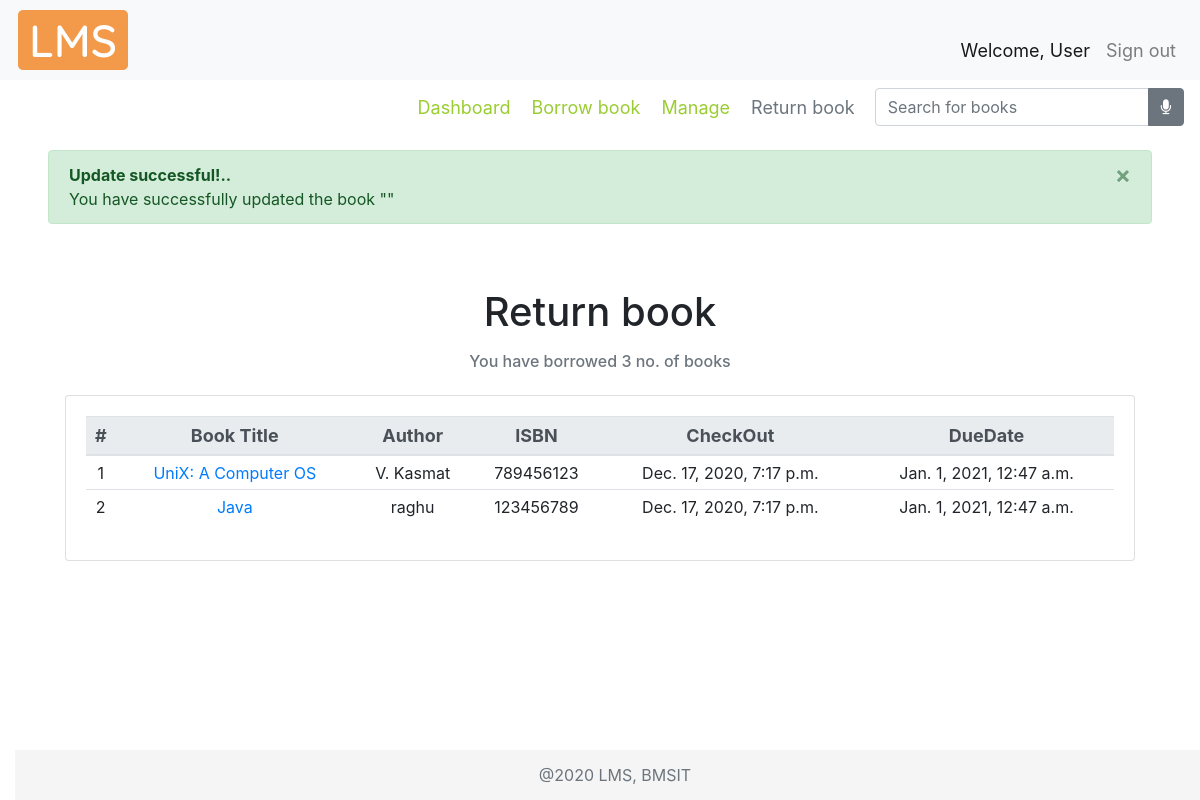
The page /returnbook/ on the database its author committed.
### libraryApp/models.py (models this page shows, shortened)
class BOOK(models.Model):
    bookTitle = models.CharField(max_length=50)
    genre = models.CharField(max_length=30, null=True)
    pubYear = models.CharField(max_length=4, null=True)
    isbn = models.CharField(max_length=13, null=True)
    librarianID = models.ForeignKey(
        LIBRARIAN, null=True, on_delete=models.SET_NULL)
    pubID = models.ForeignKey(PUBLISHER, null=True, on_delete=models.CASCADE)
    authorID = models.ManyToManyField(AUTHOR)
    def __str__(self):
        return self.bookTitle

class AUTHOR(models.Model):
    authorName = models.CharField(max_length=30)
    def __str__(self):
        return self.authorName

class BORROWEDBOOK(models.Model):
    checkOut = models.DateTimeField(auto_now_add=True, null=True)
    dueDate = models.DateTimeField(null=True, blank=True)
    checkIn = models.DateTimeField(auto_now_add=False, null=True, blank=True)
    userID = models.ForeignKey(USER, null=True, on_delete=models.SET_NULL)
    bookID = models.ForeignKey(BOOK, null=True, on_delete=models.SET_NULL)

### libraryApp/views.py (the view)
# urls.py: path('returnbook/', views.returnBook, name="returnbook"),
def returnBook(request):
    returnBook = 'libraryApp/return_book.html'
    borrowedBooksCount = BORROWEDBOOK.objects.count()
    books = BOOK.objects.all()
    myFilter = BookFilter(request.GET, queryset=BOOK.objects.all())
    books = myFilter.qs
    rbActive = True
    bbList = []
    start_time = time.time()
    for i in books:
        bb = i.borrowedbook_set.all()
        if bb.exists():
            for j in bb:
                bookid = j.bookID.id
                authors = AUTHOR.objects.filter(book__id=bookid)
                userName = j.userID.fName + " " + j.userID.mName + " " + j.userID.lName
                authorList = []
                for a in authors.all():
                    if a not in authorList: #loic to check redundancy
                        authorList.append(a)
                authorString = ', '.join(map(str, authorList))
                if j.checkIn is None:
                    bbList.append(tempDashboard(None, j.bookID, bookid, userName, authorString, j.bookID.isbn, j.checkOut, None, j.dueDate))
                print(bookid, authorString)
    print("--- %s seconds ---" % (time.time() - start_time))
    context = {
        "borrowedBooks" : bbList,
        "count" : borrowedBooksCount,
        "myFilter" : myFilter,
        "rbActive" : rbActive
    }
    return render(request, returnBook, context)

### libraryApp/templates/libraryApp/return_book.html
{% extends 'libraryApp/main.html' %}
{% load static %}
{% block content %}
<br>
<div class="row text-center booksTable container">
    <div class="col-md-12">
        <h1>
           Return book
        </h1>
        <div class="col-md-12 mt-3">
        <h6 class="form-text text-muted">
            You have borrowed {{count}} no. of books
        </h6>
        </div>
        <div class="card card-body mt-4">
            <table class="table table-sm table-hover">
            <thead class="thead-light threadText">
                <tr>
                    <th scope="col">#</th>
                    <th scope="col">Book Title</th>
                    <th scope="col">Author</th>
                    <th scope="col">ISBN</th>
                    <th scope="col">CheckOut</th>
                    <th scope="col">DueDate</th>
                </tr>
            </thead>
                {% for i in borrowedBooks %}
                    <tr>
                        <td>{{forloop.counter}}</td>
                        <td><a href="{% url 'viewbook' i.bookID %}">{{i.bookTitle}}</a></td>
                        <td>{{i.authorName}}</td>
                        <td>{{i.isbn}}</td>
                        <td>{{i.checkOut}}</td>
                        <td>{{i.dueDate}}</td>
                    </tr>
                {% endfor %}
            </table>
        </div>
    </div>
    <br>
    {% endblock %}

### static/css/main.css (style rules this page uses)
html { position: relative; min-height: 100%; }
body { margin-bottom: 60px; background-color: #fff; }
.booksTable { padding: 0 20px; margin: auto; }

### libraryApp/templates/libraryApp/main.html (style rules this page uses)
.threadText { font-size: 18px; padding: 5px; margin: 5px; }

### rows shown on the page
BOOK: bookTitle "UniX: A Computer OS", isbn "789456123"
AUTHOR: authorName "V. Kasmat"
BORROWEDBOOK: checkOut "Dec. 17, 2020, 7:17 p.m.", dueDate "Jan. 1, 2021, 12:47 a.m."
BOOK: bookTitle "Java", isbn "123456789"
AUTHOR: authorName "raghu"
BORROWEDBOOK: checkOut "Dec. 17, 2020, 7:17 p.m.", dueDate "Jan. 1, 2021, 12:47 a.m."

### other values the page prints
{{ count }} "3"
